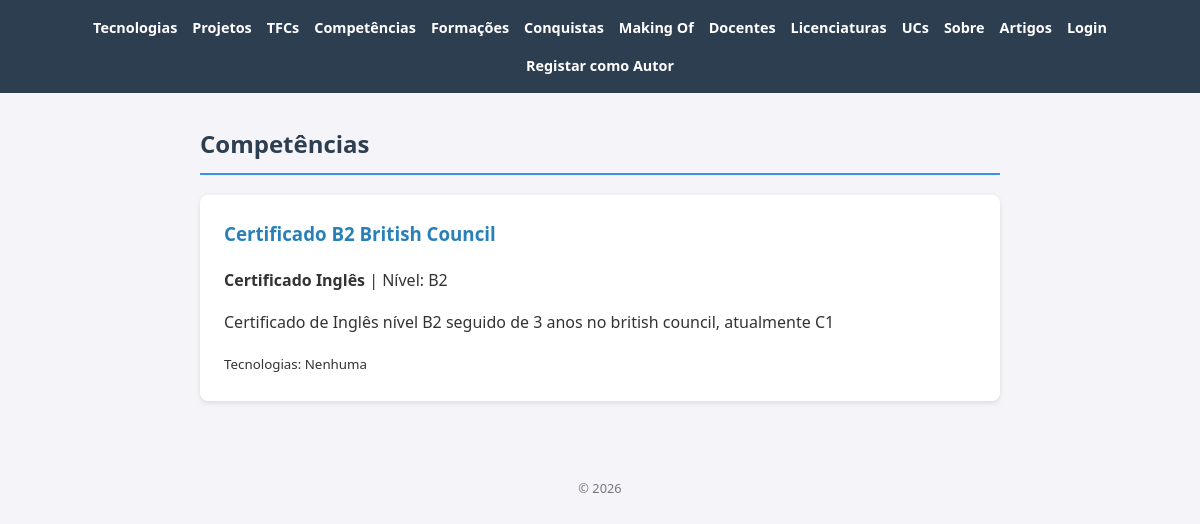
Screenshot of /portfolio/competencias/ with the database file from the repository.
### portfolio/models.py (models this page shows, shortened)
class Competencia(models.Model):
    nome = models.CharField(max_length=150)
    tipo = models.CharField(max_length=20)
    nivel = models.CharField(max_length=20)
    descricao = models.TextField(blank=True)
    tecnologias = models.ManyToManyField(Tecnologia, blank=True, related_name='competencias')
    projetos = models.ManyToManyField(Projeto, blank=True, related_name='competencias')

### portfolio/views.py (the view)
# urls.py: path('competencias/', views.competencias_view, name='competencias'),
def competencias_view(request):
    competencias = Competencia.objects.prefetch_related('tecnologias', 'projetos').all()
    gestor = request.user.groups.filter(name='gestor-portfolio').exists()
    return render(request, 'competencias.html', {'competencias': competencias, 'gestor': gestor})

### portfolio/templates/competencias.html (shortened to what this page needs)
{% extends "base.html" %}
{% block content %}
<h2>Competências</h2>
{% for c in competencias %}
    <article>
        <h3>{{ c.nome }}</h3>
        <p><strong>{{ c.tipo }}</strong> | Nível: {{ c.nivel }}</p>
        {% if c.descricao %}<p>{{ c.descricao }}</p>{% endif %}
        <small>Tecnologias:
            {% for t in c.tecnologias.all %}{{ t.nome }}{% if not forloop.last %}, {% endif %}{% empty %}Nenhuma{% endfor %}
        </small>
    </article>
{% empty %}
    <p>Sem competências registadas.</p>
{% endfor %}
{% endblock %}

### portfolio/static/portfolio/styles.css (style rules this page uses)
body { font-family: 'Segoe UI', Tahoma, Geneva, Verdana, sans-serif; line-height: 1.6; margin: 0; padding: 0; background-color: #f4f4f9; color: #333; }
h2 { color: #2c3e50; border-bottom: 2px solid #3498db; padding-bottom: 10px; }
article { background: white; margin-bottom: 1.5rem; padding: 1.5rem; border-radius: 8px; box-shadow: 0 2px 5px rgba(0,0,0,0.1); }
article h3 { margin-top: 0; color: #2980b9; }

### rows the page displays
Competencia: nome "Certificado B2 British Council", tipo "Certificado Inglês", nivel "B2", descricao "Certificado de Inglês nível B2 seguido de 3 anos no british council, atualmente C1"
